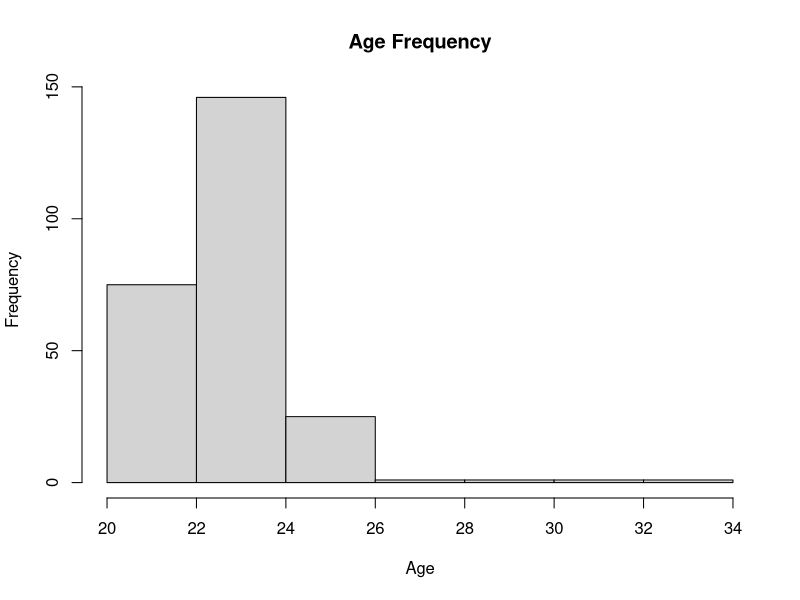
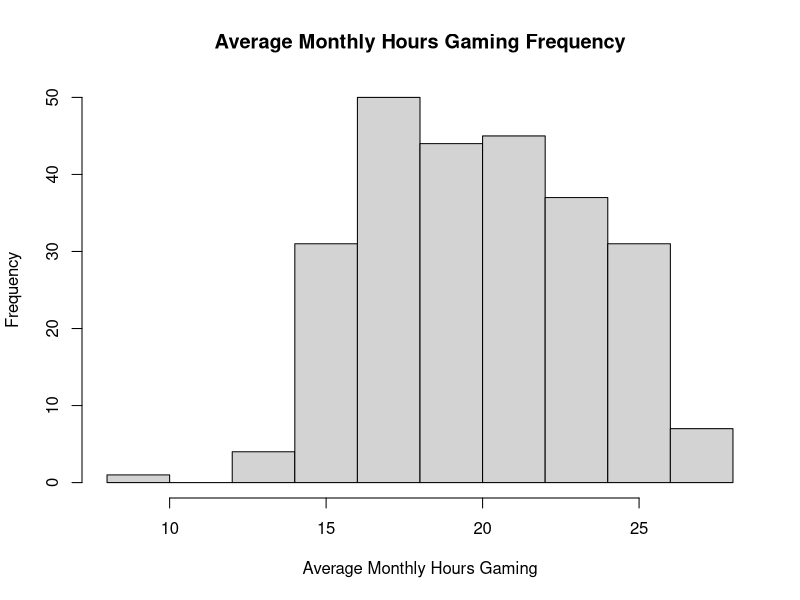
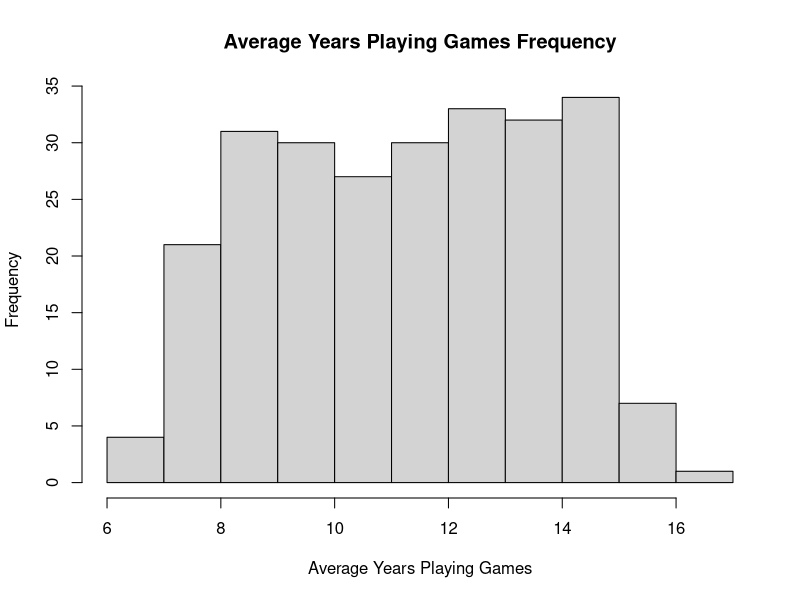
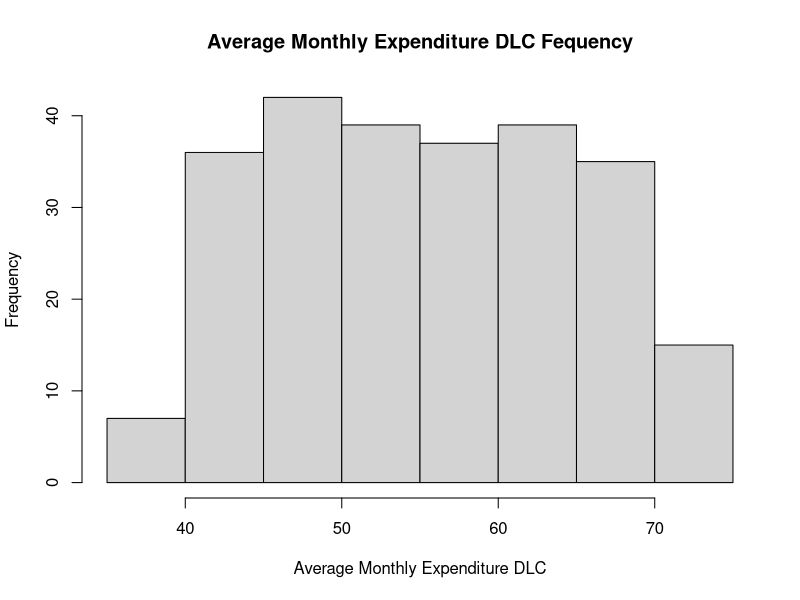
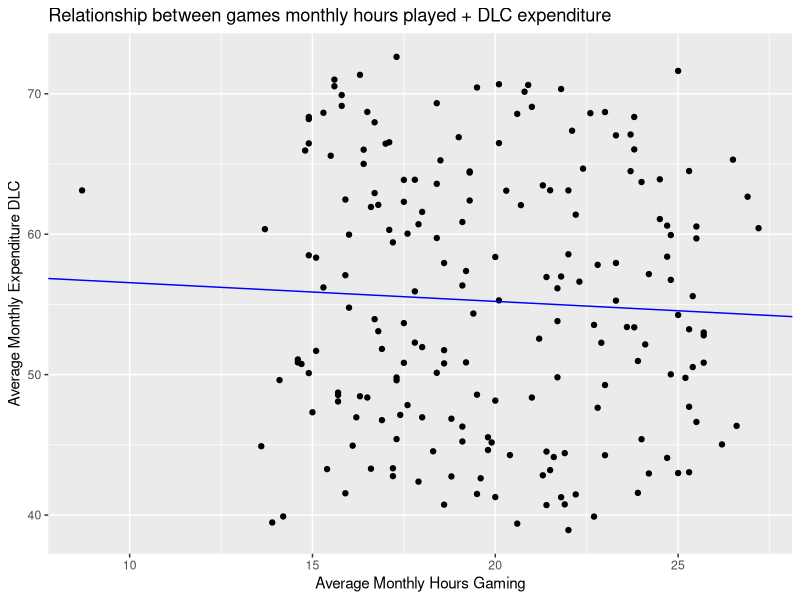
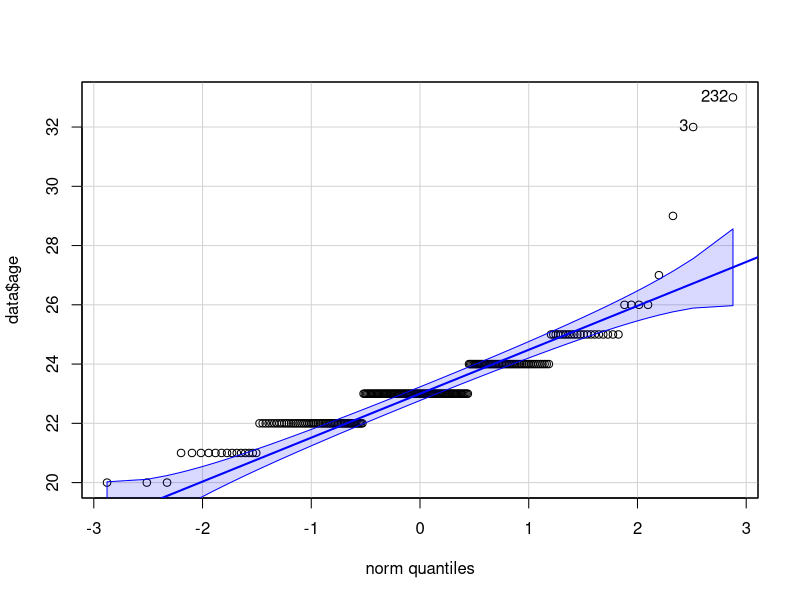
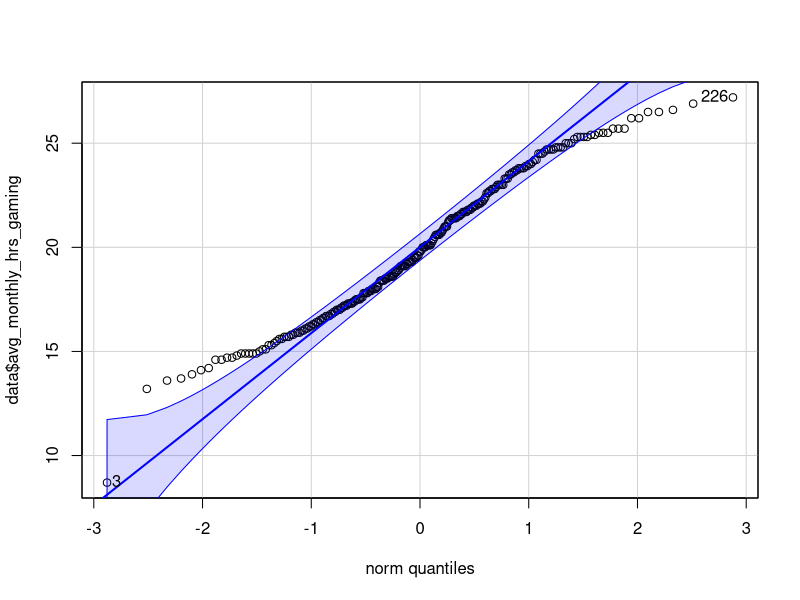
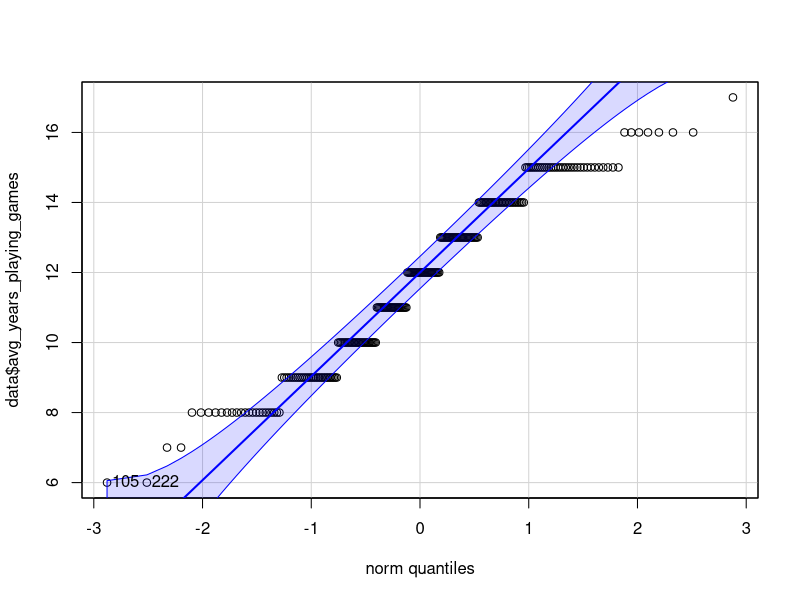

R code for these plots, in order:
## ---- chunk 1
knitr::opts_chunk$set(echo = TRUE)
## ---- chunk 2
if(!require("readr"))
  install.packages("readr")
if(!require("dplyr"))
  install.packages("dplyr")
if(!require("ggplot2"))
  install.packages("ggplot2")
if(!require("knitr"))
  install.packages("knitr")
if(!require("kableExtra"))
  install.packages("kableExtra")

library(readr) # read_csv()
library(dplyr) # sample_n()
library(ggplot2) # plot linear regression
library(knitr) # Display data in tables
library(kableExtra) # Format tables
## ---- chunk 3
data <- read_csv("amalgamated_game_survey_250_2022.csv") # read data from csv
## ---- chunk 4
# assumption here is it would be very hard to plot a graph on anything else
# colnames(data) # list of column names
#sapply(data, class)
# str(data) # show column properties, find numeric columns
numeric_cols <- unlist(lapply(data, is.numeric))
numeric_data <- data[ , numeric_cols]
colnames(numeric_data)
## ---- chunk 5
hist(data$age, 
     main="Age Frequency",
     xlab = "Age")
hist(data$avg_monthly_hrs_gaming, 
     main="Average Monthly Hours Gaming Frequency",
     xlab="Average Monthly Hours Gaming")
hist(data$avg_years_playing_games, 
     main="Average Years Playing Games Frequency",
     xlab = "Average Years Playing Games")
hist(data$avg_monthly_expenditure_dlc, 
     main="Average Monthly Expenditure DLC Fequency",
     xlab = "Average Monthly Expenditure DLC")
## ---- chunk 6
st_age <- shapiro.test(data$age)
if(st_age$p.value < 0.05) print("nope") else print("yep")

st_hours <- shapiro.test(data$avg_monthly_hrs_gaming)
if(st_hours$p.value < 0.05) print("nope") else print("yep")
st_years <- shapiro.test(data$avg_years_playing_games)
if(st_years$p.value < 0.05) print("nope") else print("yep")
st_bucks <- shapiro.test(data$avg_monthly_expenditure_dlc)
if(st_bucks$p.value < 0.05) print("nope") else print("yep")
## ---- chunk 7
# kbl(data)
# kbl(sample_n(data, 200))

# sample_data %>%
#   lm(avg_monthly_hrs_gaming ~ avg_monthly_expenditure_dlc, data = .) %>%
#   summary() # data summary
## ---- chunk 8
sample_data <- sample_n(data, 200) # tibble 200 x 11

# lm() - 
# dependent var. ~ independent var.
mod <- lm(avg_monthly_expenditure_dlc ~ avg_monthly_hrs_gaming, 
          data = sample_data)
summary(mod)

#attributes(mod)
#mod$residuals
# hist(mod$residuals)

plot <- ggplot(data = mod, mapping = aes(x = avg_monthly_hrs_gaming, 
                                 y = avg_monthly_expenditure_dlc)) + 
  # geom_point(alpha = 0.1, color = "blue") # add colours for points
  geom_point() + # plot dataset in a scatter plot
  labs(title = "Relationship between games monthly hours played + DLC expenditure",
       x = "Average Monthly Hours Gaming",
       y = "Average Monthly Expenditure DLC")

# plot + geom_smooth(method = lm, se = FALSE, formula=y~x) # probably this one
# plot + stat_smooth(method = lm, formula = y ~ x, geom = "smooth") # ok
# plot + geom_smooth(method = "loess", se = FALSE, formula=y~x) # curved line

coeff <- coefficients(mod)
coeff
intercept <- coeff[1]
slope <- coeff[2]
slope

plot +
  geom_abline(intercept = intercept, slope = slope, color="blue") # regression line

# + geom_abline(mapping = aes(x = avg_monthly_hrs_gaming, y = avg_monthly_expenditure_dlc), data = mod)

## ---- chunk 9
car::qqPlot(data$age)
car::qqPlot(data$avg_monthly_hrs_gaming)
car::qqPlot(data$avg_years_playing_games)
car::qqPlot(data$avg_monthly_expenditure_dlc)

qqnorm(data$age)
qqline(data$age)
qqnorm(data$avg_monthly_hrs_gaming)
qqline(data$avg_monthly_hrs_gaming)
qqnorm(data$avg_years_playing_games)
qqline(data$avg_years_playing_games)
qqnorm(data$avg_monthly_expenditure_dlc)
qqline(data$avg_monthly_expenditure_dlc)
